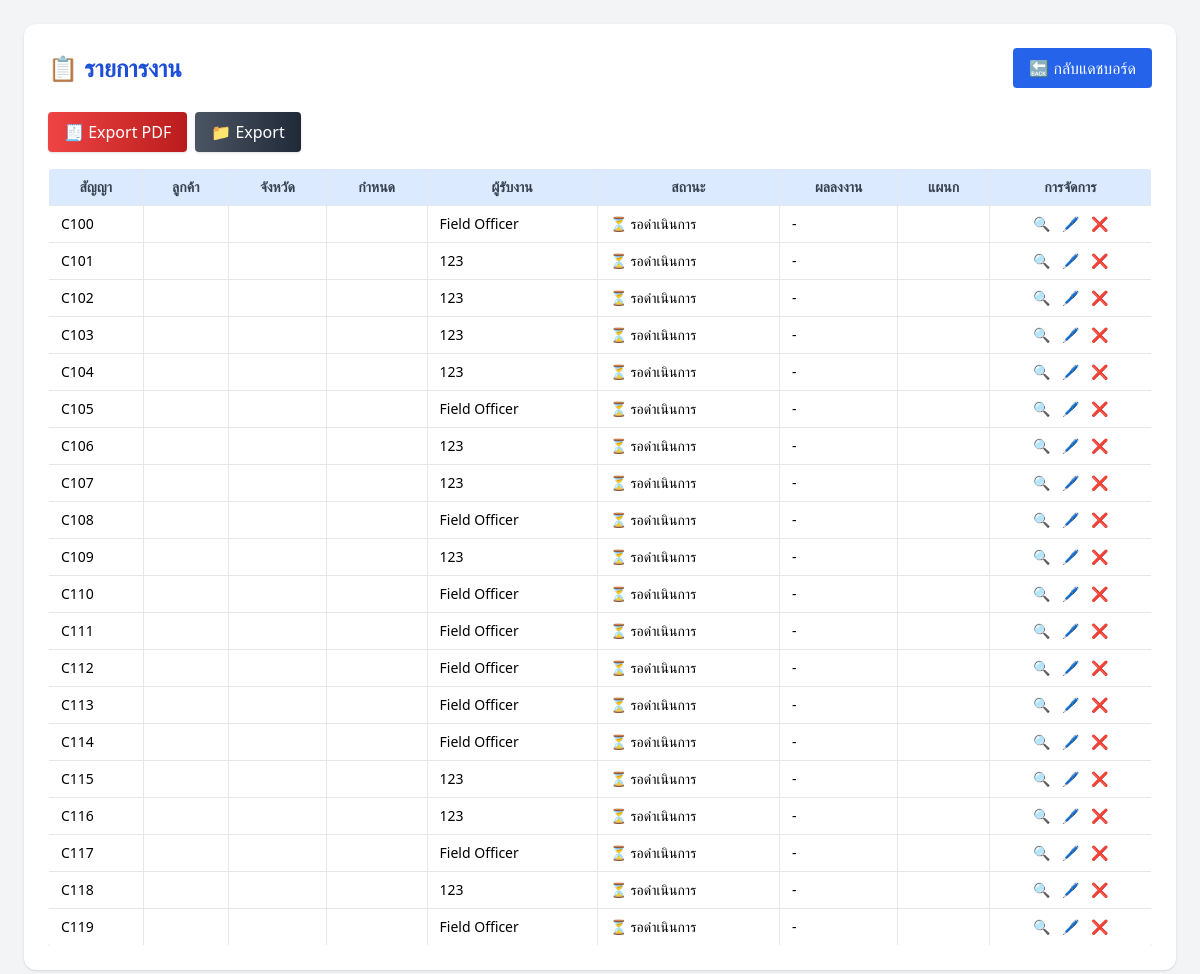
Before: /admin/jobs.php (signed in) with the older database file.
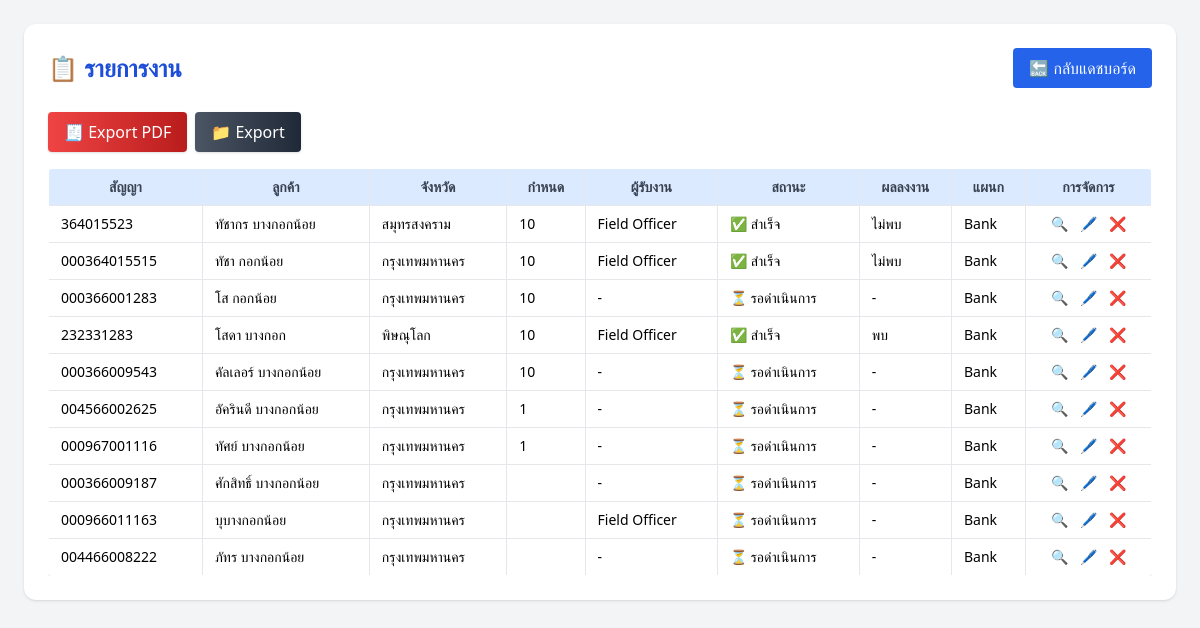
After: the same page with the newer database file.
### tables this page shows
CREATE TABLE `jobs` (
  `id` int(11) NOT NULL,
  `contract_number` varchar(50) NOT NULL,
  `assigned_to` int(11) DEFAULT NULL,
  `imported_by` int(11) DEFAULT NULL,
  `product` varchar(100) NOT NULL,
  `location_info` varchar(255) DEFAULT NULL,
  `location_area` varchar(255) DEFAULT NULL,
  `zone` varchar(100) DEFAULT NULL,
  `due_date` varchar(25) DEFAULT NULL,
  `overdue_period` varchar(50) DEFAULT NULL,
  `model` varchar(100) DEFAULT NULL,
  `model_detail` varchar(100) DEFAULT NULL,
  `color` varchar(50) DEFAULT NULL,
  `plate` varchar(20) DEFAULT NULL,
  `province` varchar(50) DEFAULT NULL,
  `os` varchar(50) DEFAULT NULL,
  `status` varchar(20) DEFAULT NULL,
  `department_id` int(11) DEFAULT NULL
);

CREATE TABLE `users` (
  `id` int(11) NOT NULL,
  `name` varchar(100) DEFAULT NULL,
  `username` varchar(50) DEFAULT NULL,
  `password` varchar(255) DEFAULT NULL,
  `role` enum('admin','field','manager') DEFAULT 'field',
  `created_at` timestamp NOT NULL DEFAULT current_timestamp(),
  `active` tinyint(1) DEFAULT 1,
  `department_id` int(11) DEFAULT NULL,
  `marker_color` varchar(20) DEFAULT NULL
);

CREATE TABLE `departments` (
  `id` int(11) NOT NULL,
  `name` varchar(100) NOT NULL
);

### admin/jobs.php (the view, shortened to what this page needs)
<?php
include '../config/db.php';
$current_user_role = $_SESSION['user']['role'];
$where = '1=1';
$sql = "SELECT j.*, u1.name AS officer_name, u2.name AS imported_by_name, d.name AS department_name,
        (SELECT result FROM job_logs WHERE job_id = j.id ORDER BY id DESC LIMIT 1) AS latest_result
        FROM jobs j
        LEFT JOIN users u1 ON j.assigned_to = u1.id
        LEFT JOIN users u2 ON j.imported_by = u2.id
        LEFT JOIN departments d ON j.department_id = d.id
        WHERE $where
        ORDER BY j.due_date DESC";
$stmt = $conn->prepare($sql);
$stmt->execute();
$result = $stmt->get_result();
?>
<!DOCTYPE html>
<html lang="th">
<head>
  <script src="https://cdn.tailwindcss.com"></script>
  <link rel="stylesheet" href="https://cdn.datatables.net/1.13.6/css/jquery.dataTables.min.css">
</head>
<body class="bg-gray-100 p-6">
<div class="max-w-7xl mx-auto bg-white shadow rounded-xl p-6">
  <div class="flex justify-between mb-6 items-center">
    <h2 class="text-2xl font-bold text-blue-700">📋 รายการงาน</h2>
    <a href="../dashboard/admin.php" class="bg-blue-600 hover:bg-blue-700 text-white px-4 py-2 rounded transition">🔙 กลับแดชบอร์ด</a>
  </div>
  <div class="mb-4 flex flex-wrap gap-2">
    <a href="export_jobs_pdf.php" class="bg-gradient-to-r from-red-500 to-red-700 text-white px-4 py-2 rounded shadow hover:scale-105 transition">🧾 Export PDF</a>
    <a href="export_jobs.php?all=1" class="bg-gradient-to-r from-gray-600 to-gray-800 text-white px-4 py-2 rounded shadow hover:scale-105 transition">📁 Export</a>
  </div>
  <div class="overflow-x-auto">
    <table id="jobsTable" class="display w-full border text-sm rounded shadow overflow-hidden">
      <thead class="bg-blue-100 text-gray-700 text-sm">
        <tr>
          <th class="border px-3 py-2">สัญญา</th>
          <th class="border px-3 py-2">ลูกค้า</th>
          <th class="border px-3 py-2">จังหวัด</th>
          <th class="border px-3 py-2">กำหนด</th>
          <th class="border px-3 py-2">ผู้รับงาน</th>
          <th class="border px-3 py-2">สถานะ</th>
          <th class="border px-3 py-2">ผลลงงาน</th>
          <th class="border px-3 py-2">แผนก</th>
          <th class="border px-3 py-2">การจัดการ</th>
        </tr>
      </thead>
      <tbody>
        <?php while ($row = $result->fetch_assoc()): ?>
        <tr class="hover:bg-blue-50">
          <td class="border px-3 py-2"><?= htmlspecialchars($row['contract_number']) ?></td>
          <td class="border px-3 py-2"><?= htmlspecialchars($row['location_info']) ?></td>
          <td class="border px-3 py-2"><?= htmlspecialchars($row['province']) ?></td>
          <td class="border px-3 py-2"><?= htmlspecialchars($row['due_date']) ?></td>
          <td class="border px-3 py-2"><?= htmlspecialchars($row['officer_name'] ?? '-') ?></td>
          <td class="border px-3 py-2"><?= $row['status'] === 'completed' ? '✅ สำเร็จ' : '⏳ รอดำเนินการ' ?></td>
          <td class="border px-3 py-2"><?= $row['latest_result'] ?? '-' ?></td>
          <td class="border px-3 py-2"><?= htmlspecialchars($row['department_name']) ?></td>
          <td class="border px-3 py-2 text-center space-x-2">
            <a href="../dashboard/job_result.php?id=<?= $row['id'] ?>" title="ดู" class="text-blue-600 hover:text-blue-800">🔍</a>
            <?php if ($current_user_role === 'admin'): ?>
              <a href="edit_job.php?id=<?= $row['id'] ?>" title="แก้ไข" class="text-yellow-600 hover:text-yellow-800">🖊️</a>
              <a href="?delete=<?= $row['id'] ?>" onclick="return confirm('ลบหรือไม่?')" class="text-red-600 hover:text-red-800">❌</a>
            <?php endif; ?>
          </td>
        </tr>
        <?php endwhile; ?>
      </tbody>
    </table>
  </div>
</div>
</body>
</html>

Changed rows visible on the page:
removed jobs: contract_number "C100", users.name "Field Officer", status "⏳ รอดำเนินการ", latest_result "-"
removed jobs: contract_number "C101", users.name "123", status "⏳ รอดำเนินการ", latest_result "-"
removed jobs: contract_number "C102", users.name "123", status "⏳ รอดำเนินการ", latest_result "-"
removed jobs: contract_number "C103", users.name "123", status "⏳ รอดำเนินการ", latest_result "-"
removed jobs: contract_number "C104", users.name "123", status "⏳ รอดำเนินการ", latest_result "-"
removed jobs: contract_number "C105", users.name "Field Officer", status "⏳ รอดำเนินการ", latest_result "-"
removed jobs: contract_number "C106", users.name "123", status "⏳ รอดำเนินการ", latest_result "-"
removed jobs: contract_number "C107", users.name "123", status "⏳ รอดำเนินการ", latest_result "-"
removed jobs: contract_number "C108", users.name "Field Officer", status "⏳ รอดำเนินการ", latest_result "-"
removed jobs: contract_number "C109", users.name "123", status "⏳ รอดำเนินการ", latest_result "-"
removed jobs: contract_number "C110", users.name "Field Officer", status "⏳ รอดำเนินการ", latest_result "-"
removed jobs: contract_number "C111", users.name "Field Officer", status "⏳ รอดำเนินการ", latest_result "-"
removed jobs: contract_number "C112", users.name "Field Officer", status "⏳ รอดำเนินการ", latest_result "-"
removed jobs: contract_number "C113", users.name "Field Officer", status "⏳ รอดำเนินการ", latest_result "-"
removed jobs: contract_number "C114", users.name "Field Officer", status "⏳ รอดำเนินการ", latest_result "-"
removed jobs: contract_number "C115", users.name "123", status "⏳ รอดำเนินการ", latest_result "-"
removed jobs: contract_number "C116", users.name "123", status "⏳ รอดำเนินการ", latest_result "-"
removed jobs: contract_number "C117", users.name "Field Officer", status "⏳ รอดำเนินการ", latest_result "-"
removed jobs: contract_number "C118", users.name "123", status "⏳ รอดำเนินการ", latest_result "-"
removed jobs: contract_number "C119", users.name "Field Officer", status "⏳ รอดำเนินการ", latest_result "-"
added jobs: contract_number "364015523", location_info "ทัชากร บางกอกน้อย", province "สมุทรสงคราม", due_date "10", users.name "Field Officer", status "✅ สำเร็จ", latest_result "ไม่พบ", department.name "Bank"
added jobs: contract_number "000364015515", location_info "ทัชา กอกน้อย", province "กรุงเทพมหานคร", due_date "10", users.name "Field Officer", status "✅ สำเร็จ", latest_result "ไม่พบ", department.name "Bank"
added jobs: contract_number "000366001283", location_info "โส กอกน้อย", province "กรุงเทพมหานคร", due_date "10", officer_name "-", shows "⏳ รอดำเนินการ", latest_result "-", department.name "Bank"
added jobs: contract_number "232331283", location_info "โสดา บางกอก", province "พิษณุโลก", due_date "10", users.name "Field Officer", status "✅ สำเร็จ", latest_result "พบ", department.name "Bank"
added jobs: contract_number "000366009543", location_info "คัลเลอร์ บางกอกน้อย", province "กรุงเทพมหานคร", due_date "10", officer_name "-", shows "⏳ รอดำเนินการ", latest_result "-", department.name "Bank"
added jobs: contract_number "004566002625", location_info "อัครินดี บางกอกน้อย", province "กรุงเทพมหานคร", due_date "1", officer_name "-", shows "⏳ รอดำเนินการ", latest_result "-", department.name "Bank"
added jobs: contract_number "000967001116", location_info "ทัศย์ บางกอกน้อย", province "กรุงเทพมหานคร", due_date "1", officer_name "-", shows "⏳ รอดำเนินการ", latest_result "-", department.name "Bank"
added jobs: contract_number "000366009187", location_info "ศักสิทธิ์ บางกอกน้อย", province "กรุงเทพมหานคร", officer_name "-", shows "⏳ รอดำเนินการ", latest_result "-", department.name "Bank"
added jobs: contract_number "000966011163", location_info "บุบางกอกน้อย", province "กรุงเทพมหานคร", users.name "Field Officer", status "⏳ รอดำเนินการ", latest_result "-", department.name "Bank"
added jobs: contract_number "004466008222", location_info "ภัทร บางกอกน้อย", province "กรุงเทพมหานคร", officer_name "-", shows "⏳ รอดำเนินการ", latest_result "-", department.name "Bank"
